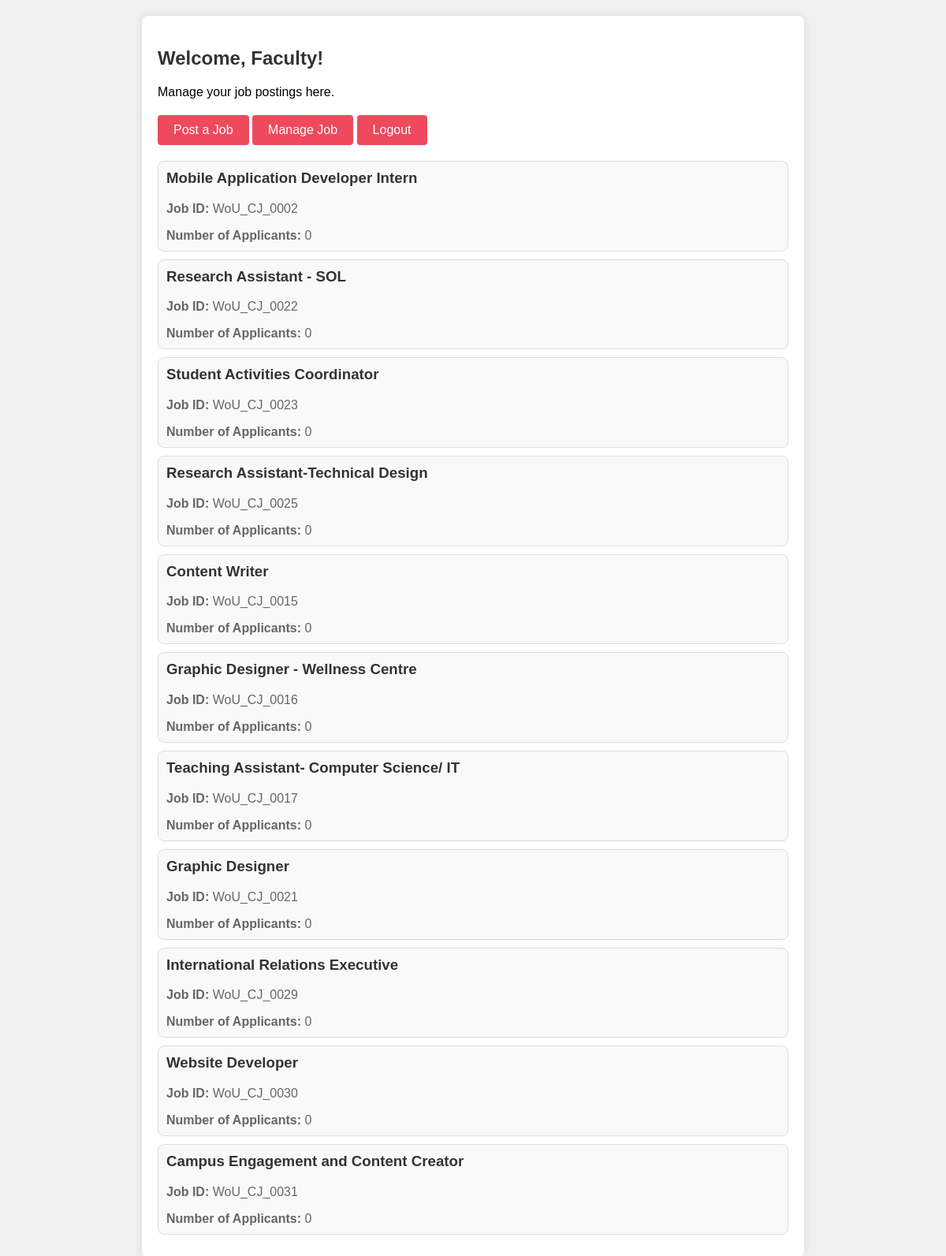
The page /faculty_dashboard (signed in) on the database as committed earlier.
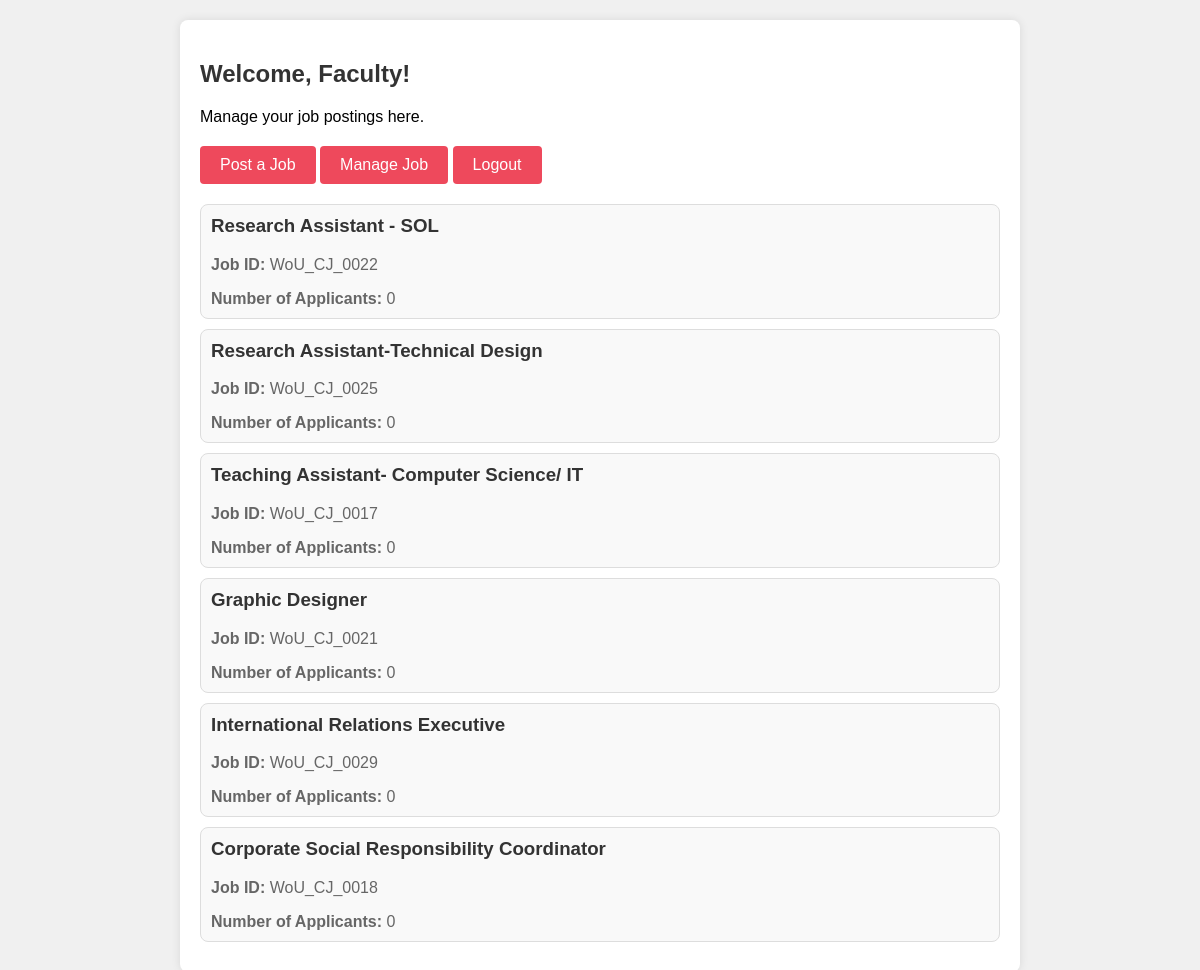
The same page on the database as committed later.
### tables this page shows
CREATE TABLE job (
            job_id INTEGER PRIMARY KEY AUTOINCREMENT,
            id INTEGER NOT NULL,
            department TEXT NOT NULL,
            designation TEXT NOT NULL,
            description TEXT,
            pdf_path TEXT,
            pdf_filename TEXT
        );

### main.py (the view)
@app.route('/faculty_dashboard')
@login_required
def faculty_dashboard():
    conn = sqlite3.connect('pdfs.db')
    c = conn.cursor()
    c.execute('SELECT * FROM job')
    jobs = c.fetchall()
    job_list = []
    for job in jobs:
        job_dict = {
            'Job_id': job[0],
            'id': job[1],
            'department': job[2],
            'designation': job[3],
            'description': job[4],
            'applicants': []
        }
        c.execute('SELECT applicant_email FROM job_applications WHERE job_id = ?', (job[0],))
        applicants = c.fetchall()
        job_dict['applicants'] = [applicant[0] for applicant in applicants]
        job_dict['num_applicants'] = len(applicants)
        job_list.append(job_dict)
    conn.close()
    return render_template('Faculty.html', jobs=job_list)

### main.py (called while the page is built)
@login_manager.user_loader
def load_user(user_id):
    user = Faculty.get(user_id)
    if not user:
        user = Student.get(user_id)
    return user

    @staticmethod
    def get(email):
        conn = sqlite3.connect('pdfs.db')
        c = conn.cursor()
        c.execute('SELECT Email_ID, Password FROM users WHERE Email_ID = ?', (email,))
        user_data = c.fetchone()
        conn.close()
        if user_data:
            return Faculty(user_data[0])
        else:
            return None

### templates/Faculty.html (shortened to what this page needs)
<!DOCTYPE html>
<html lang="en">
<head>
</head>
<body>
    <div class="container">
        <h2>Welcome, Faculty!</h2>
        <p>Manage your job postings here.</p>
        <a class="btn" href="/post_job">Post a Job</a>
        <a class="btn" href="/Edit_job">Manage Job</a>
        <a class="btn" href="/logout">Logout</a>
        <div class="job-list">
            {% for job in jobs %}
                <div class="job-card">
                    <h3>{{ job.designation }}</h3>
                    <p><strong>Job ID:</strong> {{ job.id }}</p>
                    <p><strong>Number of Applicants:</strong> {{ job.num_applicants }}</p>
                </div>
            {% endfor %}
        </div>
    </div>
</body>
</html>

### templates/Faculty.html (style rules this page uses)
body { font-family: Arial, sans-serif; background-color: #f0f0f0; margin: 0; padding: 0; }
.container { max-width: 800px; margin: 20px auto; padding: 20px; background-color: #ffffff; border-radius: 8px; box-shadow: 0 0 10px rgba(0, 0, 0, 0.1); position: relative; }
h2 { color: #333; }
p { margin-bottom: 10px; }
.btn { display: inline-block; padding: 10px 20px; background-color: #ee495c; color: white; text-decoration: none; border-radius: 4px; cursor: pointer; margin-top: 10px; transition: background-color 0.3s ease; }
.job-list { margin-top: 20px; }
.job-card { border: 1px solid #ddd; border-radius: 8px; padding: 10px; margin-bottom: 10px; background-color: #f9f9f9; }
.job-card h3 { margin-top: 0; color: #333; }
.job-card p { margin-bottom: 0; color: #666; }

Rows that differ between the two databases and show on the page:
removed job: designation "Mobile Application Developer Intern", id "WoU_CJ_0002", num_applicants "0"
removed job: designation "Student Activities Coordinator", id "WoU_CJ_0023", num_applicants "0"
removed job: designation "Content Writer", id "WoU_CJ_0015", num_applicants "0"
removed job: designation "Graphic Designer - Wellness Centre", id "WoU_CJ_0016", num_applicants "0"
removed job: designation "Website Developer", id "WoU_CJ_0030", num_applicants "0"
removed job: designation "Campus Engagement and Content Creator", id "WoU_CJ_0031", num_applicants "0"
added job: designation "Corporate Social Responsibility Coordinator", id "WoU_CJ_0018", num_applicants "0"
